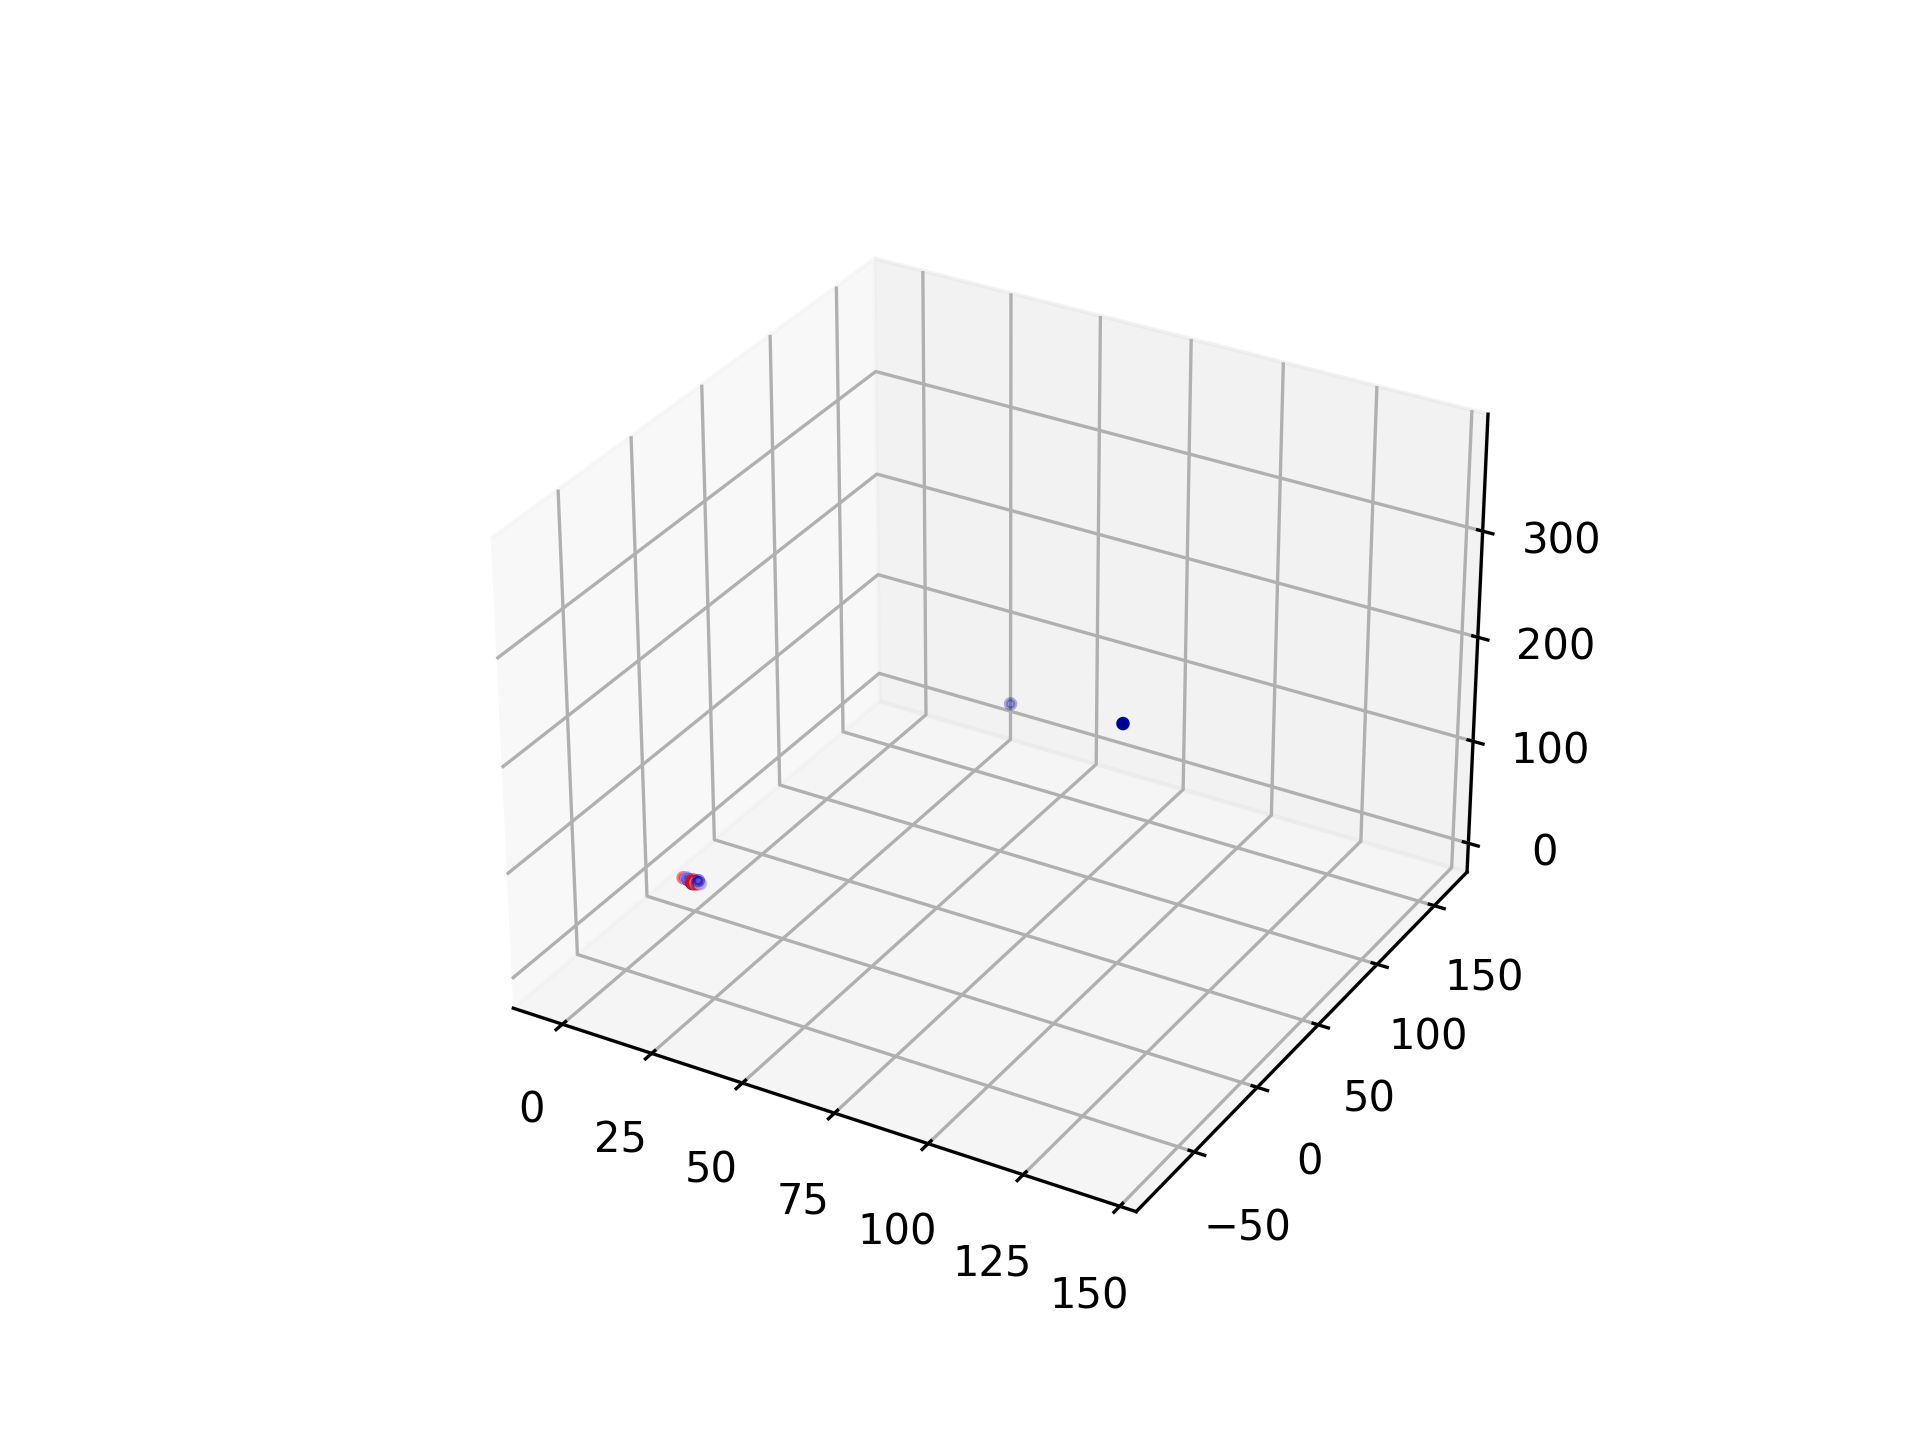

The script that saved this image:
import numpy as np
import pickle
from scipy import sparse, linalg, stats
from scipy.sparse.linalg import svds, aslinearoperator, LinearOperator
from pca import PCA
from matplotlib import pyplot as plt
from pathlib import Path

relative_data_path = "..\\..\\dataset\\train_feature.pkl"
dir = Path(__file__).parent
absolute_data_path = dir.joinpath(relative_data_path)

relative_label_path = "..\\..\\dataset\\train_labels.npy"
absolute_label_path = dir.joinpath(relative_label_path)

with open(absolute_data_path, "rb") as file:
    TrainFeature = pickle.load(file)

label = np.load(absolute_label_path)
color = [ plt.get_cmap("seismic", 20)(i) for i in label[:1000] ]
pca = PCA()

feature = pca.train_and_proj(TrainFeature, 3)
fig = plt.figure()
ax = fig.add_subplot(111,projection='3d')
plt.set_cmap(plt.get_cmap('seismic', 20))
im = ax.scatter( feature[:1000, 0], feature[:1000, 1], feature[:1000, 2], s=20, c=color, marker='.' )

plt.show()
plt.savefig('./src/degree_reduce/colored.png', dpi=300)


